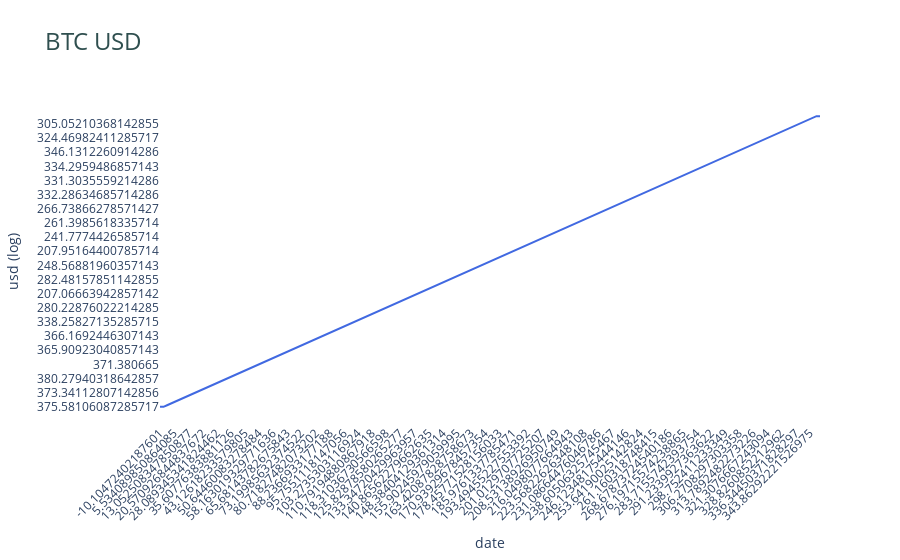

The notebook cell saved with this chart:
### Code cell
# Tworzenie wykresu liniowego
fig = px.line(df, x=df.index, y='close', title='BTC USD', labels={'close': 'BtcUsd', 'index': 'Date'})
fig.update_xaxes(title_text='Date')
fig.update_yaxes(title_text='BtcUsd')

# fig.update_yaxes(type='log')

# Dostosowanie stylu wykresu
fig.update_traces(line=dict(color='royalblue', width=2))  # Kolor linii i grubość
fig.update_layout(title_font=dict(size=24, color='darkslategray'),  # Tytuł wykresu
                  xaxis_title=dict(text='date', font=dict(size=14)),
                  yaxis_title=dict(text='usd (log)', font=dict(size=14)),
                  plot_bgcolor='rgba(255, 255, 255, 0.7)',  # Tło wykresu
                  xaxis_tickangle=-45)  # Kąt nachylenia etykiet osi X

fig.show()

### Figure 1 — Plotly figure (JSON) as saved in the notebook; plotly's stock layout.template omitted (floating-point values rounded to 4 significant figures; data arrays with more than 128 entries replaced by an {"elided": "..."} marker saying what was removed)
{"data": [{"hovertemplate": "date=%{x}<br>BtcUsd=%{y}<extra></extra>", "legendgroup": "", "line": {"color": "royalblue", "dash": "solid", "width": 2}, "marker": {"symbol": "circle"}, "mode": "lines", "name": "", "orientation": "v", "showlegend": false, "type": "scatter", "x": {"elided": "188 str values"}, "xaxis": "x", "y": {"elided": "188 str values"}, "yaxis": "y"}], "layout": {"autosize": true, "legend": {"tracegroupgap": 0}, "plot_bgcolor": "rgba(255, 255, 255, 0.7)", "title": {"font": {"color": "darkslategray", "size": 24}, "text": "BTC USD"}, "xaxis": {"anchor": "y", "autorange": true, "domain": [0, 1], "range": [0, 187], "tickangle": -45, "title": {"font": {"size": 14}, "text": "date"}, "type": "category"}, "yaxis": {"anchor": "x", "autorange": true, "domain": [0, 1], "range": [-10.28, 195.3], "title": {"font": {"size": 14}, "text": "usd (log)"}, "type": "category"}}}
